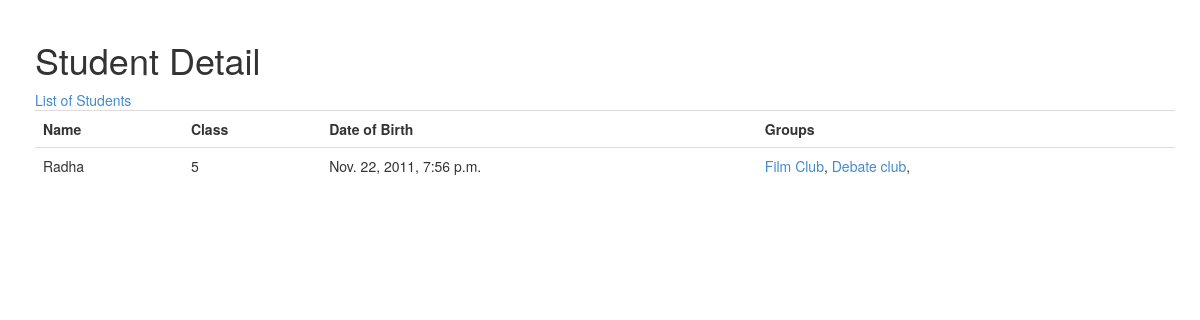
Page /students/5/ on the committed database.
### students/models.py (models this page shows, shortened)
class Student(models.Model):
    name = models.CharField(max_length=200)
    date_of_birth = models.DateTimeField()
    student_class = models.IntegerField('Class')

class Group(models.Model):
    students = models.ManyToManyField(Student)
    name = models.CharField(max_length=200)

### students/views.py (the view)
# urls.py: url(r'^(?P<student_id>\d+)/$', views.detail, name='detail'),
def detail(request, student_id):
    student = get_object_or_404(Student, pk=student_id)
    return render(request, 'students/detail.html', {'student': student})

### students/templates/students/detail.html (shortened to what this page needs)
{% load staticfiles %}
<link rel="stylesheet" type="text/css" href="{% static 'students/bootstrap.min.css' %}" />
<div class = 'container'>
	<h1>Student Detail</h1>
<a href = '{% url 'students:index' %}'>List of Students</a>
	<table class = 'table'>
		<tr>
			<th>Name</th>
			<th>Class</th>
			<th>Date of Birth</th>
			<th>Groups</th>
		</tr>
		<tr>
			<td>
				{{ student.name }}
			</td>
			<td>{{ student.student_class }}</td>
			<td>{{ student.date_of_birth }}</td>
			<td>
				{% for group in student.group_set.all %}
				<a href="{% url 'students:group_detail' group.id %}">{{ group.name }}</a>,
				{% endfor %}
			</td>
		</tr>
	</table>
</div>

### students/templates/students/detail.html (style rules this page uses)
.container { margin: 20px; }
table { font-size: 14px; }

### rows in the picture
Student: name "Radha", student_class "5", date_of_birth "Nov. 22, 2011, 7:56 p.m."
Group: name "Film Club"
Group: name "Debate club"
